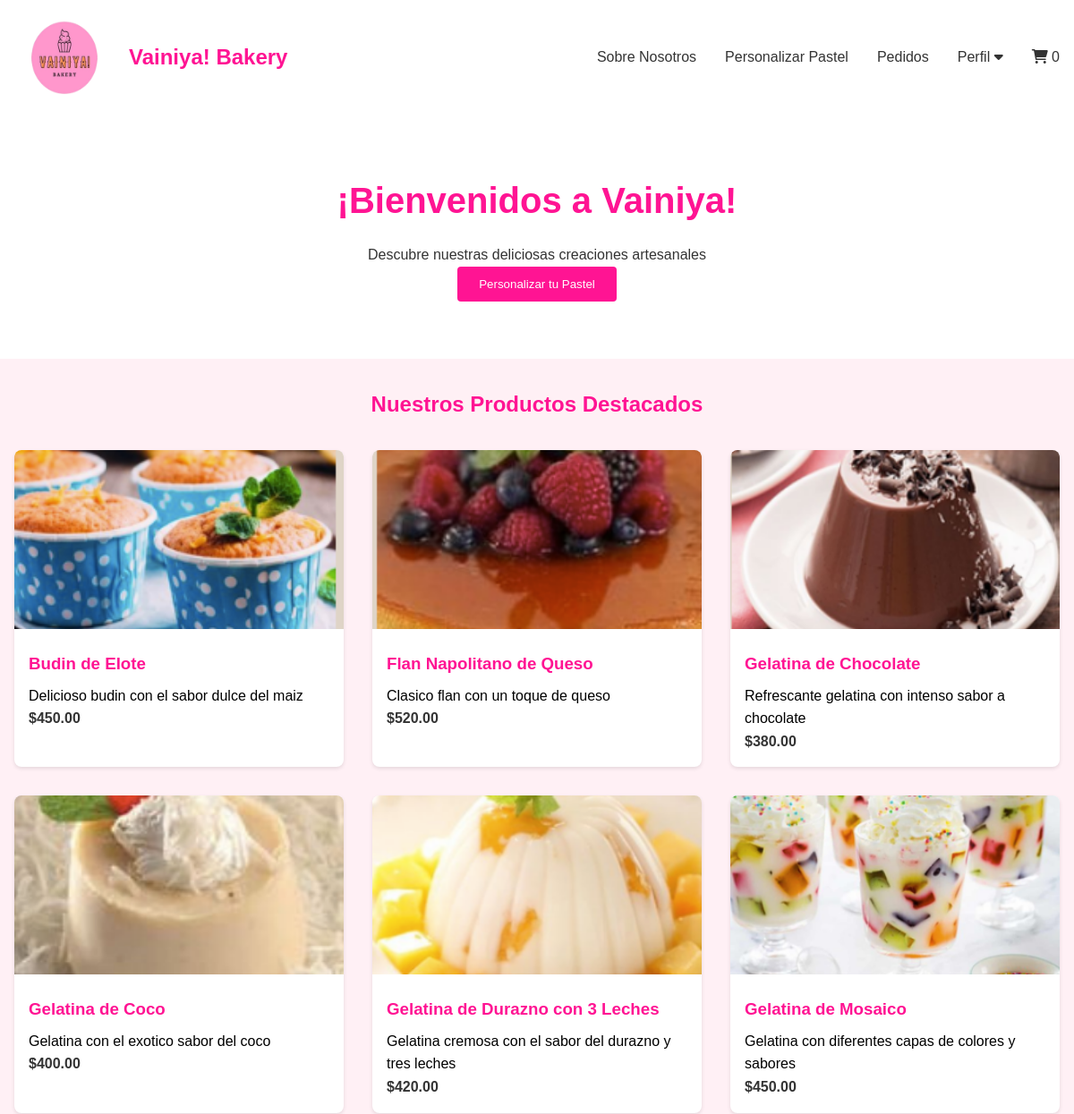
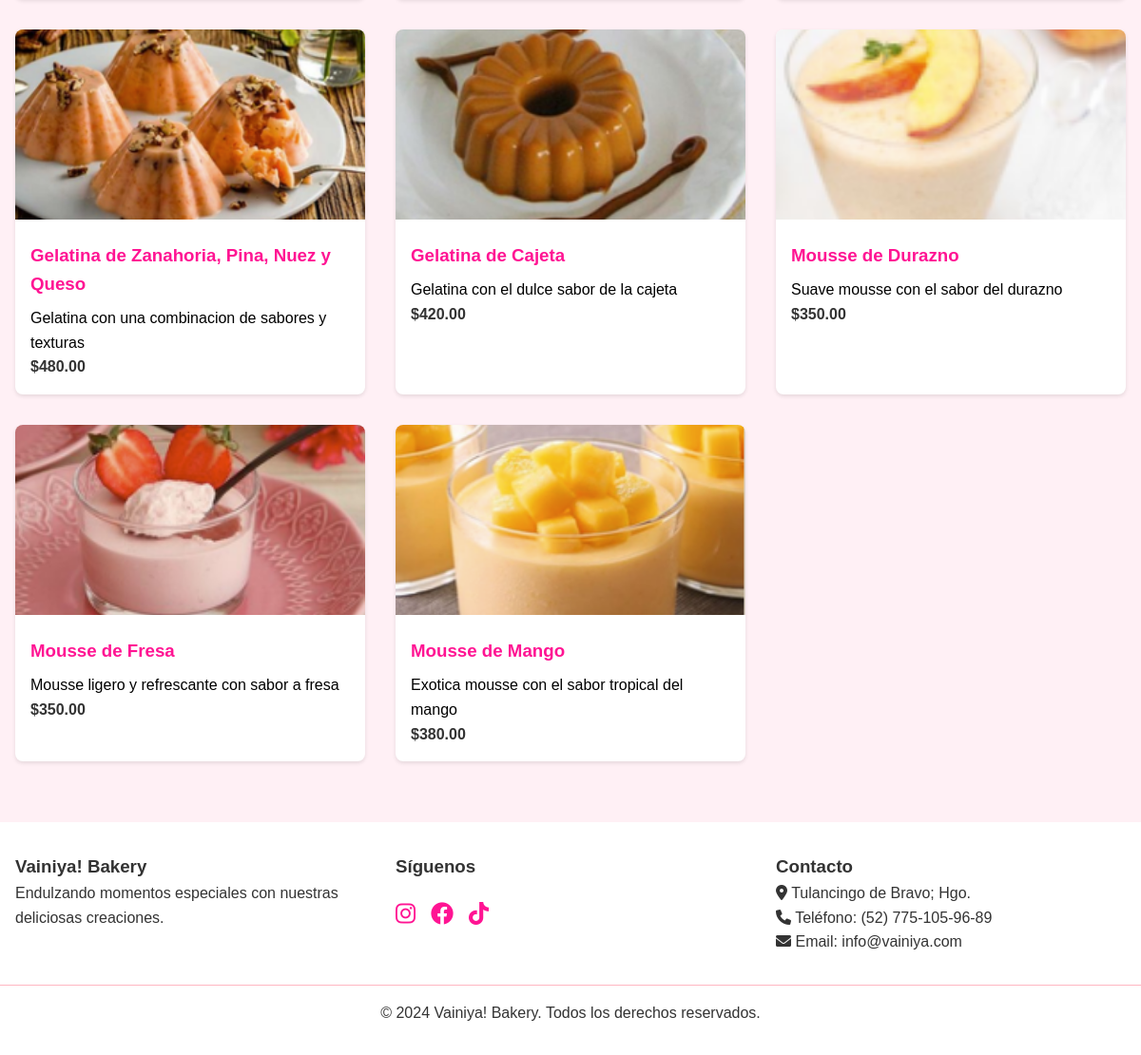
Screenshot of /app/cliente/inicio.php (signed in) with the database file from the repository (2 pictures, top to bottom).
### tables this page shows
CREATE TABLE productos (
    id INT AUTO_INCREMENT PRIMARY KEY,
    nombre VARCHAR(255) NOT NULL,
    descripcion TEXT NOT NULL,
    precio DECIMAL(10, 2) NOT NULL,
    imagen VARCHAR(255),
    categoria VARCHAR(100),
    fecha_creacion TIMESTAMP DEFAULT CURRENT_TIMESTAMP
);

### app/cliente/carrito_cont.php (called while the page is built, shortened)
<?php
if (isset($_SESSION['id_usuario'])) {
    $id_usuario = $_SESSION['id_usuario'];
    $sql = "SELECT SUM(cantidad) AS total_productos FROM carrito WHERE id_usuario = ?";
    $stmt = $conn->prepare($sql);
    $stmt->bind_param("i", $id_usuario);
    $stmt->execute();
    $result = $stmt->get_result();
    $row = $result->fetch_assoc();
    $carrito_items = $row['total_productos'] ?? 0;
} else {
    $carrito_items = 0;
}
?>

### app/cliente/inicio.php (the view, shortened to what this page needs)
<?php
require "../config.php";
require "carrito_cont.php";
$sql = "SELECT id, nombre, descripcion, precio, imagen FROM productos";
$result = $conn->query($sql);
?>
<!DOCTYPE html>
<html lang="es">
<head>
    <link rel="stylesheet" href="/css/style.css">
    <link rel="stylesheet" href="https://cdnjs.cloudflare.com/ajax/libs/font-awesome/6.0.0/css/all.min.css">
</head>
<body>
<header>
<nav class="navbar">
    <div class="logo">
            <img class="logo_img" src="/img/logo.png" alt="Vainiya! Bakery">
            <a href="inicio.php" style="text-decoration: none; color: inherit;">
            <h1>Vainiya! Bakery</h1>
        </a>
    </div>
    <ul id="nav-menu">
        <li><a href="sobre-nosotros.php" class="nav-link">Sobre Nosotros</a></li>
        <li><a href="disenar_pastel.php" class="nav-link btn-requiere-sesion">Personalizar Pastel</a></li>
        <li class="logged-in"><a href="pedidos.php" class="nav-link">Pedidos</a></li>
        <li class="dropdown logged-in">
            <a class="nav-link">Perfil <i class="fas fa-caret-down"></i></a>
        </li>
        <li>
            <a href="carrito.php" class="nav-link">
                <i class="fas fa-shopping-cart"></i>
                <?php echo $carrito_items; ?>
            </a>
        </li>
    </ul>
</nav>
</header>
<main>
    <section class="hero">
        <h2>¡Bienvenidos a Vainiya!</h2>
        <p>Descubre nuestras deliciosas creaciones artesanales</p>
        <button class="btn-primary" onclick="window.location='disenar_pastel.php'">Personalizar tu Pastel</button>
    </section>
    <section class="productos">
        <h2>Nuestros Productos Destacados</h2>
        <div class="productos-grid">
            <?php
            if ($result->num_rows > 0) {
                while ($row = $result->fetch_assoc()) {
                    echo '<div class="producto-card">';
                    echo '<a href="detalle_producto.php?id=' . $row["id"] . '" style="text-decoration:none; color:black">';
                    echo '<img class="producto-imagen-grande" src="' . $row["imagen"] . '" alt="' . $row["nombre"] . '">';
                    echo '<div class="producto-info">';
                    echo '<h3>' . $row["nombre"] . '</h3>';
                    echo '<p class="producto-descripcion">' . $row["descripcion"] . '</p>';
                    echo '<span class="producto-precio">$' . $row["precio"] . '</span>';
                    echo '</div>';
                    echo '</a>';
                    echo '</div>';
                }
            } else {
                echo "<p>No hay productos disponibles en este momento.</p>";
            }
            ?>
        </div>
    </section>
</main>
<footer>
    <div class="footer-content">
        <div class="footer-section">
            <h3>Vainiya! Bakery</h3>
            <p>Endulzando momentos especiales con nuestras deliciosas creaciones.</p>
        </div>
        <div class="footer-section">
            <h3>Síguenos</h3>
            <div class="social-links">
                <a href="https://www.instagram.com/vainiyabakery/profilecard/?igsh=MW1keWZwcHM2dTlodw%3D%3D"><i class="fab fa-instagram"></i></a>
                <a href="#"><i class="fab fa-facebook"></i></a>
                <a href="https://www.tiktok.com/@vainiyabakery?_t=8k4gBw9kKnt&_r=1"><i class="fab fa-tiktok"></i></a>
            </div>
        </div>
        <div class="footer-section">
            <h3>Contacto</h3>
            <p><i class="fas fa-map-marker-alt"></i> Tulancingo de Bravo; Hgo.</p>
            <p><i class="fas fa-phone"></i> Teléfono: (52) 775-105-96-89</p>
            <p><i class="fas fa-envelope"></i> Email: info@vainiya.com</p>
        </div>
    </div>
    <div class="footer-bottom">
        <p>&copy; 2024 Vainiya! Bakery. Todos los derechos reservados.</p>
    </div>
</footer>
</body>
</html>

### app/css/style.css (style rules this page uses)
:root { --primary-color: #FF1493; --secondary-color: #FFB6C1; --background-color: #FFF0F5; --text-color: #333; --white: #FFFFFF; }
* { margin: 0; padding: 0; box-sizing: border-box; }
body { font-family: Arial, sans-serif; background-color: var(--background-color); color: var(--text-color); line-height: 1.6; }
header { background-color: var(--white); box-shadow: 0 2px 4px rgba(0,0,0,0.1); }
nav { max-width: 1200px; margin: 0 auto; padding: 1rem; display: flex; justify-content: space-between; align-items: center; }
.logo { display: flex; align-items: center; gap: 1rem; }
.logo h1 { color: var(--primary-color); font-size: 1.5rem; }
nav ul { display: flex; gap: 2rem; list-style: none; }
nav a { color: var(--text-color); text-decoration: none; font-weight: 500; }
.hero { text-align: center; padding: 4rem 1rem; background-color: var(--white); }
.hero h2 { color: var(--primary-color); font-size: 2.5rem; margin-bottom: 1rem; }
.btn-primary { background-color: var(--primary-color); color: var(--white); padding: 0.75rem 1.5rem; border: none; border-radius: 4px; cursor: pointer; font-weight: 500; }
.productos { max-width: 1200px; margin: 2rem auto; padding: 0 1rem; }
.productos h2 { text-align: center; margin-bottom: 2rem; color: var(--primary-color); }
.productos-grid { display: grid; grid-template-columns: repeat(3, 1fr); gap: 2rem; }
.producto-card { background-color: var(--white); border-radius: 8px; overflow: hidden; box-shadow: 0 2px 4px rgba(0,0,0,0.1); }
.producto-card img { width: 100%; height: 200px; object-fit: cover; }
.producto-info { padding: 1rem; }
.producto-info h3 { color: var(--primary-color); margin-bottom: 0.5rem; }
.producto-precio { font-weight: bold; color: var(--text-color); margin: 0.5rem 0; }
footer { background-color: var(--white); padding: 2rem 0; margin-top: 4rem; }
.footer-content { max-width: 1200px; margin: 0 auto; padding: 0 1rem; display: grid; grid-template-columns: repeat(auto-fit, minmax(250px, 1fr)); gap: 2rem; }
.social-links { display: flex; gap: 1rem; margin-top: 1rem; }
.social-links a { color: var(--primary-color); font-size: 1.5rem; }
.footer-bottom { text-align: center; margin-top: 2rem; padding-top: 1rem; border-top: 1px solid var(--secondary-color); }
.logo_img { width: 7rem; height: 6rem; margin: 0 auto; }
.nav-link { cursor: pointer; }
a { text-decoration: none; }

### app/cliente/inicio.php (style rules this page uses)
.dropdown { position: relative; }

### rows the page displays
productos: imagen (picture), nombre "Budin de Elote", descripcion "Delicioso budin con el sabor dulce del maiz", precio "450.00"
productos: imagen (picture), nombre "Flan Napolitano de Queso", descripcion "Clasico flan con un toque de queso", precio "520.00"
productos: imagen (picture), nombre "Gelatina de Chocolate", descripcion "Refrescante gelatina con intenso sabor a chocolate", precio "380.00"
productos: imagen (picture), nombre "Gelatina de Coco", descripcion "Gelatina con el exotico sabor del coco", precio "400.00"
productos: imagen (picture), nombre "Gelatina de Durazno con 3 Leches", descripcion "Gelatina cremosa con el sabor del durazno y tres leches", precio "420.00"
productos: imagen (picture), nombre "Gelatina de Mosaico", descripcion "Gelatina con diferentes capas de colores y sabores", precio "450.00"
productos: imagen (picture), nombre "Gelatina de Zanahoria, Pina, Nuez y Queso", descripcion "Gelatina con una combinacion de sabores y texturas", precio "480.00"
productos: imagen (picture), nombre "Gelatina de Cajeta", descripcion "Gelatina con el dulce sabor de la cajeta", precio "420.00"
productos: imagen (picture), nombre "Mousse de Durazno", descripcion "Suave mousse con el sabor del durazno", precio "350.00"
productos: imagen (picture), nombre "Mousse de Fresa", descripcion "Mousse ligero y refrescante con sabor a fresa", precio "350.00"
productos: imagen (picture), nombre "Mousse de Mango", descripcion "Exotica mousse con el sabor tropical del mango", precio "380.00"

### other values shown
$carrito_items "0"
